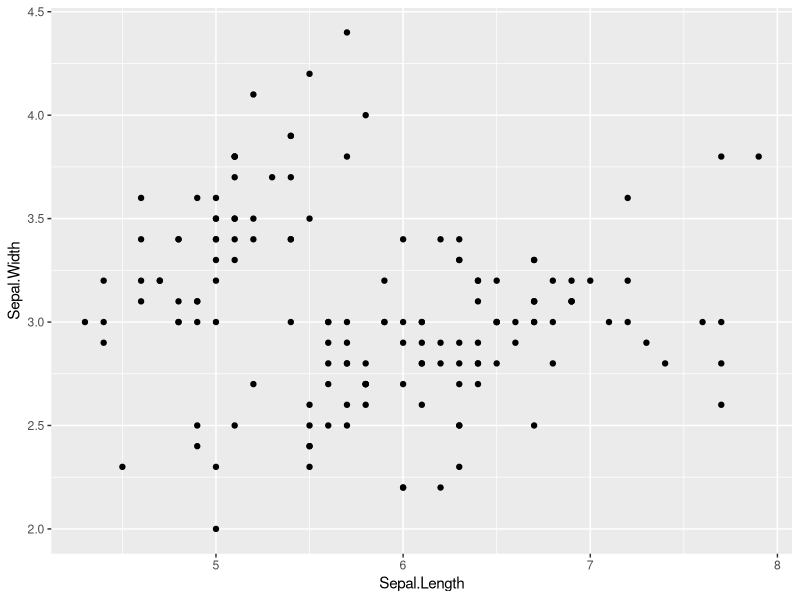
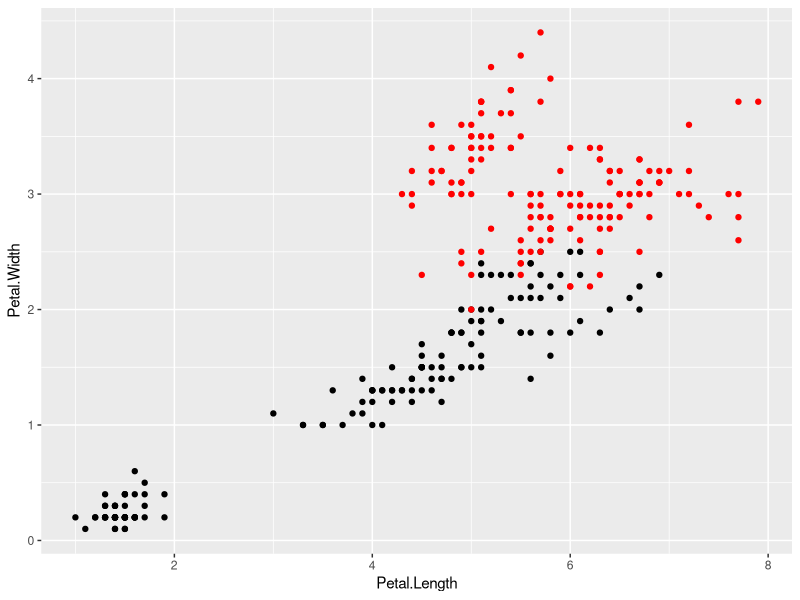
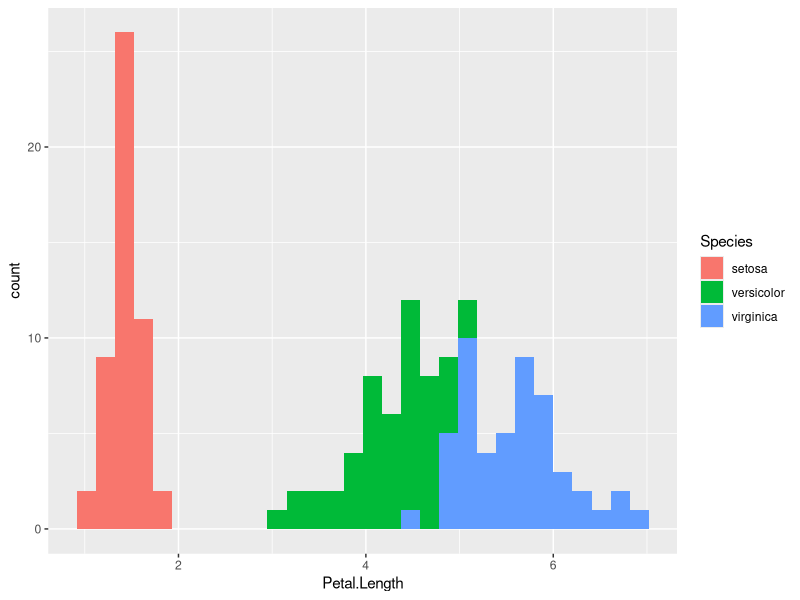
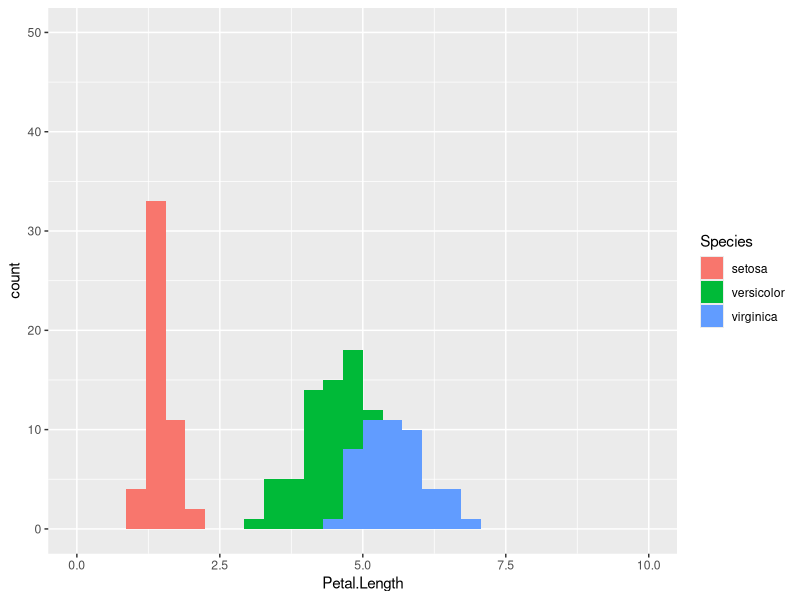
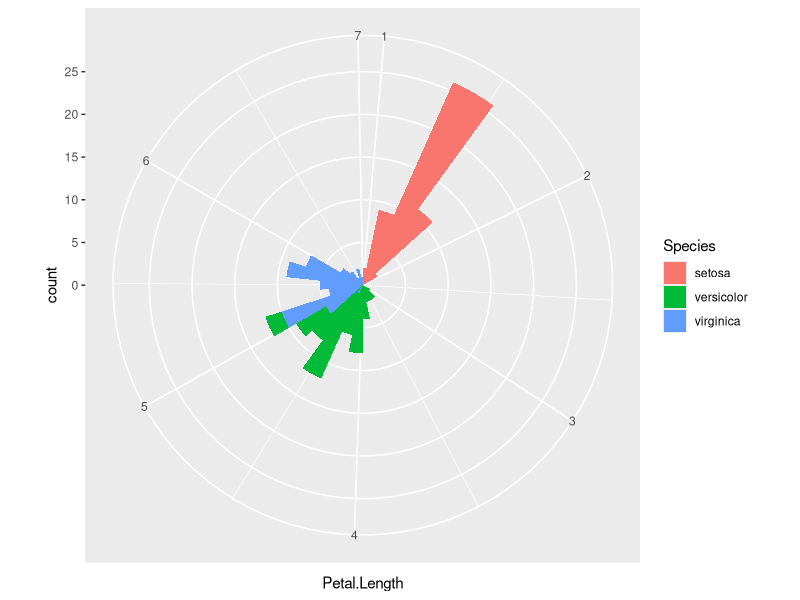
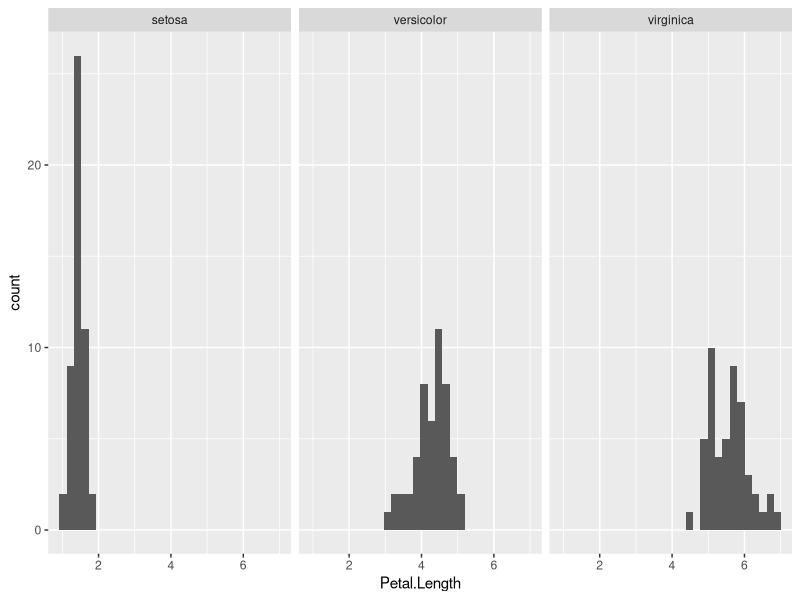
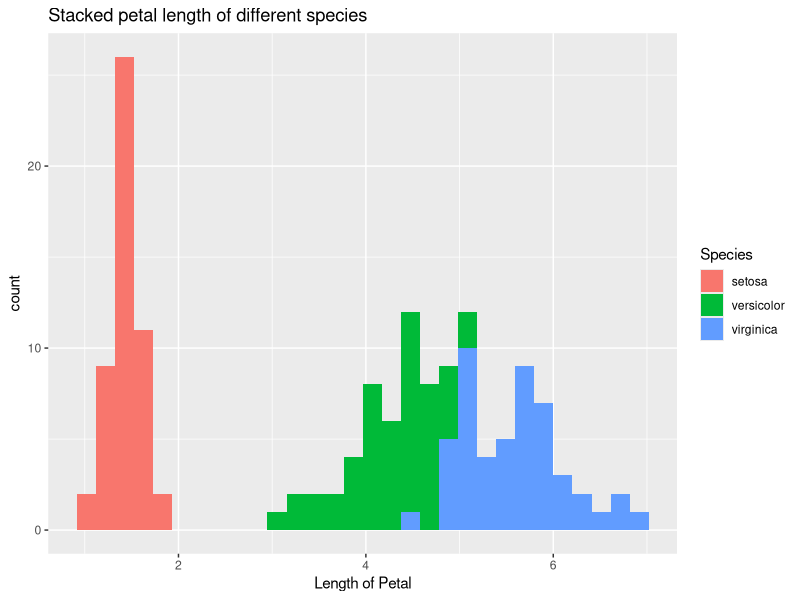

Write R code to recreate these figures, in order.
## ---- chunk 1
library(ggplot2)

ggplot(data = iris) +  #Data part
  geom_point(aes(Sepal.Length, Sepal.Width))  #Mapping part
## ---- chunk 2
ggplot(data = iris) +  #Data part
  geom_point(aes(Petal.Length, Petal.Width)) +  #layer 1 with mapping 
  geom_point(aes(Sepal.Length, Sepal.Width), color='red')  #layer 2 with a different mapping
## ---- chunk 3
ggplot(data = iris) +
  geom_histogram(mapping=aes(x=Petal.Length, fill=Species), stat = 'bin',position = 'stack')
## ---- chunk 4
ggplot(data = iris) +
  geom_histogram(mapping=aes(x=Petal.Length, fill=Species), stat = 'bin',position = 'stack') +
  scale_x_continuous(limits = c(0, 10)) +
  scale_y_continuous(limits = c(0, 50))
## ---- chunk 5
ggplot(data = iris) +
  geom_histogram(mapping=aes(x=Petal.Length, fill=Species), stat = 'bin',position = 'stack') +
  coord_polar()
## ---- chunk 6
ggplot(data = iris) +
  geom_histogram(mapping=aes(x=Petal.Length), stat = 'bin') +
  facet_wrap(iris$Species)
## ---- chunk 7
ggplot(data = iris) +
  geom_histogram(mapping=aes(x=Petal.Length, fill=Species), stat = 'bin',position = 'stack') +
  ggtitle('Stacked petal length of different species') +
  xlab('Length of Petal')
